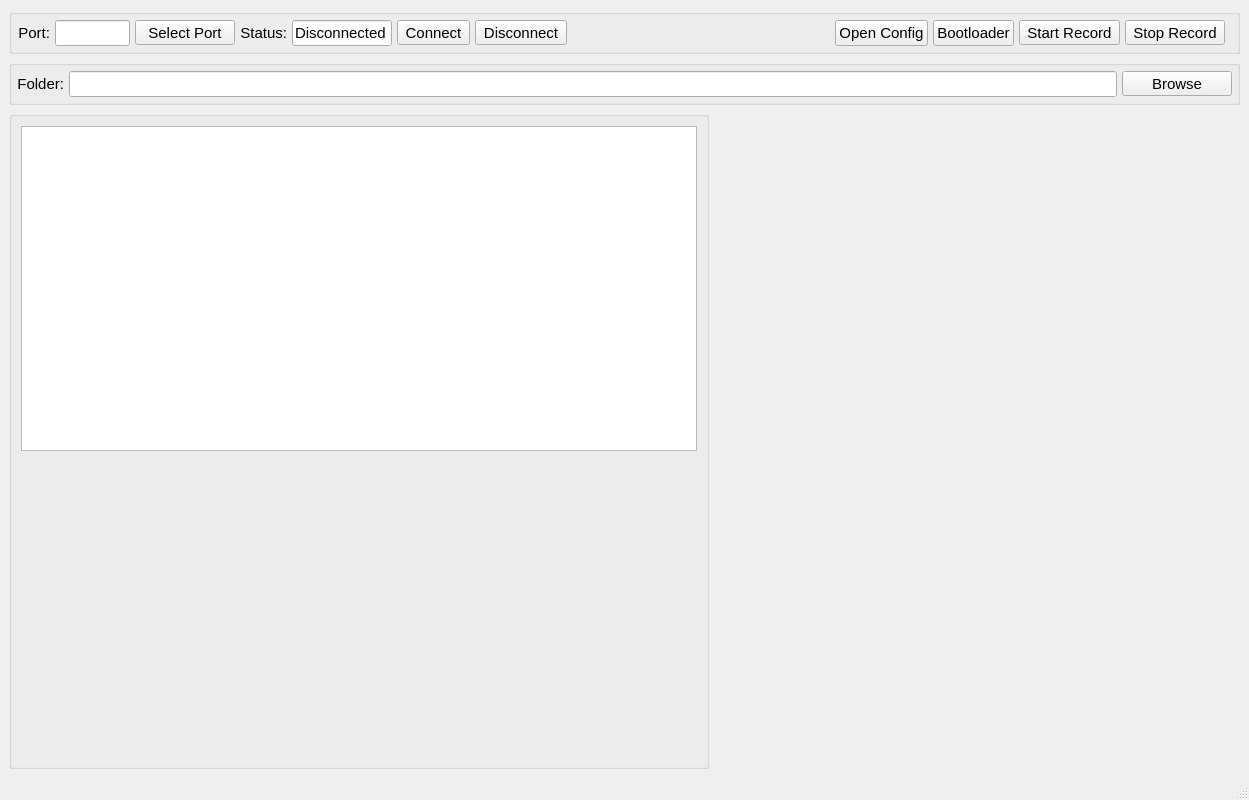
<?xml version="1.0" encoding="UTF-8"?>
<ui version="4.0">
 <class>MainWindow</class>
 <widget class="QMainWindow" name="MainWindow">
  <property name="geometry">
   <rect>
    <x>0</x>
    <y>0</y>
    <width>1249</width>
    <height>800</height>
   </rect>
  </property>
  <property name="windowTitle">
   <string>MainWindow</string>
  </property>
  <widget class="QWidget" name="centralwidget">
   <layout class="QVBoxLayout" name="verticalLayout_2">
    <item>
     <widget class="QGroupBox" name="gb_upper_controls">
      <property name="maximumSize">
       <size>
        <width>16777215</width>
        <height>60</height>
       </size>
      </property>
      <property name="title">
       <string/>
      </property>
      <property name="flat">
       <bool>false</bool>
      </property>
      <layout class="QHBoxLayout" name="horizontalLayout_7">
       <property name="spacing">
        <number>5</number>
       </property>
       <property name="leftMargin">
        <number>6</number>
       </property>
       <property name="topMargin">
        <number>5</number>
       </property>
       <property name="rightMargin">
        <number>0</number>
       </property>
       <property name="bottomMargin">
        <number>5</number>
       </property>
       <item>
        <widget class="QLabel" name="lbl_port">
         <property name="sizePolicy">
          <sizepolicy hsizetype="Fixed" vsizetype="Preferred">
           <horstretch>0</horstretch>
           <verstretch>0</verstretch>
          </sizepolicy>
         </property>
         <property name="font">
          <font>
           <pointsize>11</pointsize>
          </font>
         </property>
         <property name="text">
          <string>Port:</string>
         </property>
         <property name="alignment">
          <set>Qt::AlignmentFlag::AlignRight|Qt::AlignmentFlag::AlignTrailing|Qt::AlignmentFlag::AlignVCenter</set>
         </property>
        </widget>
       </item>
       <item>
        <widget class="QLineEdit" name="txt_port">
         <property name="sizePolicy">
          <sizepolicy hsizetype="Fixed" vsizetype="Fixed">
           <horstretch>0</horstretch>
           <verstretch>0</verstretch>
          </sizepolicy>
         </property>
         <property name="minimumSize">
          <size>
           <width>0</width>
           <height>0</height>
          </size>
         </property>
         <property name="maximumSize">
          <size>
           <width>75</width>
           <height>16777215</height>
          </size>
         </property>
         <property name="font">
          <font>
           <family>MS Shell Dlg 2</family>
           <pointsize>11</pointsize>
          </font>
         </property>
         <property name="readOnly">
          <bool>true</bool>
         </property>
        </widget>
       </item>
       <item>
        <widget class="QToolButton" name="btn_port">
         <property name="minimumSize">
          <size>
           <width>100</width>
           <height>0</height>
          </size>
         </property>
         <property name="maximumSize">
          <size>
           <width>100</width>
           <height>16777215</height>
          </size>
         </property>
         <property name="font">
          <font>
           <pointsize>11</pointsize>
          </font>
         </property>
         <property name="styleSheet">
          <string notr="true"/>
         </property>
         <property name="text">
          <string>Select Port</string>
         </property>
         <property name="autoRaise">
          <bool>false</bool>
         </property>
        </widget>
       </item>
       <item>
        <widget class="QLabel" name="label">
         <property name="font">
          <font>
           <pointsize>11</pointsize>
          </font>
         </property>
         <property name="text">
          <string>Status:</string>
         </property>
         <property name="alignment">
          <set>Qt::AlignmentFlag::AlignRight|Qt::AlignmentFlag::AlignTrailing|Qt::AlignmentFlag::AlignVCenter</set>
         </property>
        </widget>
       </item>
       <item>
        <widget class="QLineEdit" name="txt_status">
         <property name="sizePolicy">
          <sizepolicy hsizetype="Fixed" vsizetype="Fixed">
           <horstretch>0</horstretch>
           <verstretch>0</verstretch>
          </sizepolicy>
         </property>
         <property name="minimumSize">
          <size>
           <width>100</width>
           <height>0</height>
          </size>
         </property>
         <property name="maximumSize">
          <size>
           <width>80</width>
           <height>16777215</height>
          </size>
         </property>
         <property name="font">
          <font>
           <family>MS Shell Dlg 2</family>
           <pointsize>11</pointsize>
           <bold>false</bold>
          </font>
         </property>
         <property name="focusPolicy">
          <enum>Qt::FocusPolicy::NoFocus</enum>
         </property>
         <property name="text">
          <string>Disconnected</string>
         </property>
         <property name="cursorPosition">
          <number>12</number>
         </property>
         <property name="alignment">
          <set>Qt::AlignmentFlag::AlignLeading|Qt::AlignmentFlag::AlignLeft|Qt::AlignmentFlag::AlignVCenter</set>
         </property>
         <property name="readOnly">
          <bool>true</bool>
         </property>
        </widget>
       </item>
       <item>
        <widget class="QToolButton" name="btn_connect">
         <property name="minimumSize">
          <size>
           <width>0</width>
           <height>0</height>
          </size>
         </property>
         <property name="font">
          <font>
           <pointsize>11</pointsize>
          </font>
         </property>
         <property name="styleSheet">
          <string notr="true"/>
         </property>
         <property name="text">
          <string>Connect</string>
         </property>
         <property name="autoRaise">
          <bool>false</bool>
         </property>
        </widget>
       </item>
       <item>
        <widget class="QToolButton" name="btn_disconnect">
         <property name="minimumSize">
          <size>
           <width>0</width>
           <height>0</height>
          </size>
         </property>
         <property name="font">
          <font>
           <pointsize>11</pointsize>
          </font>
         </property>
         <property name="styleSheet">
          <string notr="true"/>
         </property>
         <property name="text">
          <string>Disconnect</string>
         </property>
        </widget>
       </item>
       <item>
        <spacer name="horizontalSpacer">
         <property name="orientation">
          <enum>Qt::Orientation::Horizontal</enum>
         </property>
         <property name="sizeHint" stdset="0">
          <size>
           <width>40</width>
           <height>20</height>
          </size>
         </property>
        </spacer>
       </item>
       <item>
        <widget class="QPushButton" name="btn_open_config">
         <property name="enabled">
          <bool>true</bool>
         </property>
         <property name="sizePolicy">
          <sizepolicy hsizetype="Fixed" vsizetype="Fixed">
           <horstretch>0</horstretch>
           <verstretch>0</verstretch>
          </sizepolicy>
         </property>
         <property name="font">
          <font>
           <pointsize>11</pointsize>
          </font>
         </property>
         <property name="focusPolicy">
          <enum>Qt::FocusPolicy::TabFocus</enum>
         </property>
         <property name="text">
          <string>Open Config</string>
         </property>
         <property name="autoDefault">
          <bool>false</bool>
         </property>
         <property name="default">
          <bool>false</bool>
         </property>
         <property name="flat">
          <bool>false</bool>
         </property>
        </widget>
       </item>
       <item>
        <widget class="QPushButton" name="btn_bootloader_clicked">
         <property name="enabled">
          <bool>true</bool>
         </property>
         <property name="sizePolicy">
          <sizepolicy hsizetype="Fixed" vsizetype="Fixed">
           <horstretch>0</horstretch>
           <verstretch>0</verstretch>
          </sizepolicy>
         </property>
         <property name="font">
          <font>
           <pointsize>11</pointsize>
          </font>
         </property>
         <property name="focusPolicy">
          <enum>Qt::FocusPolicy::TabFocus</enum>
         </property>
         <property name="text">
          <string>Bootloader</string>
         </property>
         <property name="autoDefault">
          <bool>false</bool>
         </property>
         <property name="default">
          <bool>false</bool>
         </property>
         <property name="flat">
          <bool>false</bool>
         </property>
        </widget>
       </item>
       <item>
        <widget class="QToolButton" name="btn_start_record">
         <property name="minimumSize">
          <size>
           <width>0</width>
           <height>0</height>
          </size>
         </property>
         <property name="font">
          <font>
           <pointsize>11</pointsize>
          </font>
         </property>
         <property name="styleSheet">
          <string notr="true"/>
         </property>
         <property name="text">
          <string>Start Record</string>
         </property>
        </widget>
       </item>
       <item>
        <widget class="QToolButton" name="btn_stop_record">
         <property name="minimumSize">
          <size>
           <width>0</width>
           <height>0</height>
          </size>
         </property>
         <property name="font">
          <font>
           <pointsize>11</pointsize>
          </font>
         </property>
         <property name="styleSheet">
          <string notr="true"/>
         </property>
         <property name="text">
          <string>Stop Record</string>
         </property>
        </widget>
       </item>
       <item>
        <widget class="QLabel" name="label_7">
         <property name="maximumSize">
          <size>
           <width>50</width>
           <height>16777215</height>
          </size>
         </property>
         <property name="text">
          <string/>
         </property>
        </widget>
       </item>
      </layout>
     </widget>
    </item>
    <item>
     <widget class="QGroupBox" name="gb_upper_controls_2">
      <property name="maximumSize">
       <size>
        <width>16777215</width>
        <height>60</height>
       </size>
      </property>
      <property name="title">
       <string/>
      </property>
      <property name="flat">
       <bool>false</bool>
      </property>
      <layout class="QHBoxLayout" name="horizontalLayout_8">
       <property name="spacing">
        <number>5</number>
       </property>
       <property name="leftMargin">
        <number>5</number>
       </property>
       <property name="topMargin">
        <number>5</number>
       </property>
       <property name="rightMargin">
        <number>5</number>
       </property>
       <property name="bottomMargin">
        <number>5</number>
       </property>
       <item>
        <widget class="QLabel" name="lbl_folder">
         <property name="sizePolicy">
          <sizepolicy hsizetype="Fixed" vsizetype="Preferred">
           <horstretch>0</horstretch>
           <verstretch>0</verstretch>
          </sizepolicy>
         </property>
         <property name="font">
          <font>
           <pointsize>11</pointsize>
          </font>
         </property>
         <property name="text">
          <string>Folder:</string>
         </property>
         <property name="alignment">
          <set>Qt::AlignmentFlag::AlignRight|Qt::AlignmentFlag::AlignTrailing|Qt::AlignmentFlag::AlignVCenter</set>
         </property>
        </widget>
       </item>
       <item>
        <widget class="QLineEdit" name="txt_data_dir">
         <property name="font">
          <font>
           <family>MS Shell Dlg 2</family>
           <pointsize>11</pointsize>
          </font>
         </property>
        </widget>
       </item>
       <item>
        <widget class="QToolButton" name="btn_browse_dir">
         <property name="minimumSize">
          <size>
           <width>110</width>
           <height>0</height>
          </size>
         </property>
         <property name="font">
          <font>
           <pointsize>11</pointsize>
          </font>
         </property>
         <property name="styleSheet">
          <string notr="true"/>
         </property>
         <property name="text">
          <string>Browse</string>
         </property>
         <property name="autoRaise">
          <bool>false</bool>
         </property>
        </widget>
       </item>
      </layout>
     </widget>
    </item>
    <item>
     <layout class="QVBoxLayout" name="verticalLayout_3"/>
    </item>
    <item>
     <layout class="QHBoxLayout" name="horizontalLayout">
      <property name="spacing">
       <number>0</number>
      </property>
      <item>
       <widget class="QGroupBox" name="gb_left_controls">
        <property name="maximumSize">
         <size>
          <width>700</width>
          <height>16777215</height>
         </size>
        </property>
        <property name="title">
         <string/>
        </property>
        <property name="flat">
         <bool>false</bool>
        </property>
        <layout class="QVBoxLayout" name="verticalLayout">
         <item>
          <widget class="QTextEdit" name="txt_log">
           <property name="font">
            <font>
             <family>Consolas</family>
             <pointsize>11</pointsize>
            </font>
           </property>
           <property name="readOnly">
            <bool>true</bool>
           </property>
           <property name="html">
            <string>&lt;!DOCTYPE HTML PUBLIC &quot;-//W3C//DTD HTML 4.0//EN&quot; &quot;http://www.w3.org/TR/REC-html40/strict.dtd&quot;&gt;
&lt;html&gt;&lt;head&gt;&lt;meta name=&quot;qrichtext&quot; content=&quot;1&quot; /&gt;&lt;meta charset=&quot;utf-8&quot; /&gt;&lt;style type=&quot;text/css&quot;&gt;
p, li { white-space: pre-wrap; }
hr { height: 1px; border-width: 0; }
li.unchecked::marker { content: &quot;\2610&quot;; }
li.checked::marker { content: &quot;\2612&quot;; }
&lt;/style&gt;&lt;/head&gt;&lt;body style=&quot; font-family:'Consolas'; font-size:11pt; font-weight:400; font-style:normal;&quot;&gt;
&lt;p style=&quot;-qt-paragraph-type:empty; margin-top:0px; margin-bottom:0px; margin-left:0px; margin-right:0px; -qt-block-indent:0; text-indent:0px;&quot;&gt;&lt;br /&gt;&lt;/p&gt;&lt;/body&gt;&lt;/html&gt;</string>
           </property>
          </widget>
         </item>
         <item>
          <widget class="Terminal" name="terminal" native="true">
           <property name="minimumSize">
            <size>
             <width>0</width>
             <height>300</height>
            </size>
           </property>
          </widget>
         </item>
        </layout>
       </widget>
      </item>
      <item>
       <widget class="QWidget" name="dashboard_host" native="true">
        <property name="minimumSize">
         <size>
          <width>520</width>
          <height>0</height>
         </size>
        </property>
        <layout class="QVBoxLayout" name="dashboard_host_layout">
         <property name="leftMargin">
          <number>0</number>
         </property>
         <property name="topMargin">
          <number>0</number>
         </property>
         <property name="rightMargin">
          <number>0</number>
         </property>
         <property name="bottomMargin">
          <number>0</number>
         </property>
        </layout>
        </widget>
      </item>
     </layout>
    </item>
   </layout>
  </widget>
  <widget class="QStatusBar" name="statusbar"/>
 </widget>
 <customwidgets>
  <customwidget>
   <class>Terminal</class>
   <extends>QWidget</extends>
   <header>pc_com.terminal</header>
   <container>1</container>
  </customwidget>
 </customwidgets>
 <resources/>
 <connections/>
</ui>
